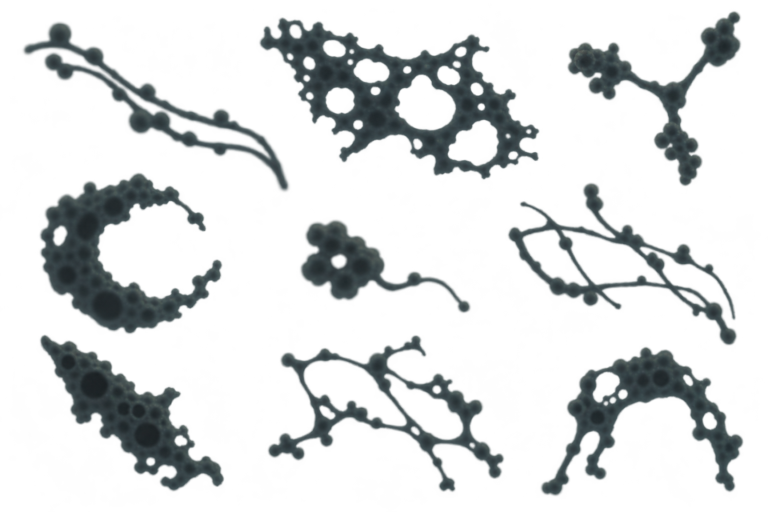
#> input picture Art/Environment/close_foreground_out_of_plane/Nine blurred porous foreground fragments.png, 1536 x 1024 px (shown at 1/2 size)
$ python split_decoration_sheets.py
#> lines starting #> are read from the running program, lines starting #| are printed output that depends on the picture
"""Cut decoration sprite sheets into individual PNGs.

Mirrors the client's old flood fill: 4-connected components above an alpha
threshold, dropping specks under the minimum area, then padding each sprite
by a few pixels. Output names follow the same sheet order and top-to-bottom
sort, so fragment_00 and the rest stay the sprites already placed in the world.

Run from anywhere:
  python Art/_tools/split_decoration_sheets.py
"""

from __future__ import annotations

import json
from pathlib import Path

import numpy as np
from PIL import Image

ROOT = Path(__file__).resolve().parents[1] / "Environment"
OUT = ROOT / "decorations" / "cut"

SHEETS = [
    ("close_foreground_out_of_plane", "Nine blurred porous foreground fragments.png", "fore", "Fragment", 48, 8000, 8),
    ("close_foreground_out_of_plane", "Six Blurred Porous Foreground Fragments (1).png", "fore", "Fragment", 48, 8000, 8),
    ("far_background_out_of_plane", "Defocused curved tendril sprite sheet.png", "back", "Tendril", 24, 4000, 8),
    ("far_background_out_of_plane", "Eight delicate curved tendril assets.png", "back", "Tendril", 24, 2500, 8),
    ("far_background_out_of_plane", "Faint microscopic tendril asset sheet.png", "back", "Tendril", 16, 2000, 8),
    ("far_background_out_of_plane", "Dim background rock sprite sheet.png", "back", "Rock", 24, 8000, 8),
    ("far_background_out_of_plane", "Twelve Dim Microscopic Rock Formations.png", "back", "Rock", 24, 8000, 8),
    ("decorations", "Porous Microscopic Edge Extension Sheet.png", "mid", "Edge", 24, 4000, 6),
]


def split_sheet(alpha: np.ndarray, threshold: int, min_area: int, pad: int) -> tuple[np.ndarray, list[dict]]:
    height, width = alpha.shape
    count = width * height
    mask = (alpha.reshape(-1) > threshold).astype(np.uint8)
    seen = np.zeros(count, np.uint8)
    owner = np.zeros(count, np.int32)
    stack = np.empty(count, np.int32)
    members = np.empty(count, np.int32)
    boxes: list[dict] = []
    written = 0
    next_id = 1
    for start in range(count):
        if mask[start] == 0 or seen[start]:
            continue
        top = 0
        stack[0] = start
        top = 1
        seen[start] = 1
        member_start = written
        min_x = width
        min_y = height
        max_x = 0
        max_y = 0
        while top > 0:
            top -= 1
            index = int(stack[top])
            members[written] = index
            written += 1
            x = index % width
            y = index // width
            if x < min_x:
                min_x = x
            if y < min_y:
                min_y = y
            if x > max_x:
                max_x = x
            if y > max_y:
                max_y = y
            if x > 0 and mask[index - 1] and not seen[index - 1]:
                seen[index - 1] = 1
                stack[top] = index - 1
                top += 1
            if x + 1 < width and mask[index + 1] and not seen[index + 1]:
                seen[index + 1] = 1
                stack[top] = index + 1
                top += 1
            if y > 0 and mask[index - width] and not seen[index - width]:
                seen[index - width] = 1
                stack[top] = index - width
                top += 1
            if y + 1 < height and mask[index + width] and not seen[index + width]:
                seen[index + width] = 1
                stack[top] = index + width
                top += 1
        if written - member_start < min_area:
            continue
        box_id = next_id
        next_id += 1
        boxes.append({"id": box_id, "minX": min_x, "minY": min_y, "maxX": max_x + 1, "maxY": max_y + 1})
        owner[members[member_start:written]] = box_id

    dist = np.full(count, 255, np.uint8)
    queue = np.empty(count, np.int32)
    head = 0
    tail = 0
    for index in np.flatnonzero(owner):
        dist[index] = 0
        queue[tail] = index
        tail += 1
    while head < tail:
        index = int(queue[head])
        head += 1
        if dist[index] >= pad:
            continue
        x = index % width
        y = index // width
        nxt = int(dist[index]) + 1
        box_id = int(owner[index])
        box = boxes[box_id - 1]
        if x > 0 and owner[index - 1] == 0 and dist[index - 1] == 255:
            owner[index - 1] = box_id
            dist[index - 1] = nxt
            queue[tail] = index - 1
            tail += 1
            if x - 1 < box["minX"]:
                box["minX"] = x - 1
        if x + 1 < width and owner[index + 1] == 0 and dist[index + 1] == 255:
            owner[index + 1] = box_id
            dist[index + 1] = nxt
            queue[tail] = index + 1
            tail += 1
            if x + 2 > box["maxX"]:
                box["maxX"] = x + 2
        if y > 0 and owner[index - width] == 0 and dist[index - width] == 255:
            owner[index - width] = box_id
            dist[index - width] = nxt
            queue[tail] = index - width
            tail += 1
            if y - 1 < box["minY"]:
                box["minY"] = y - 1
        if y + 1 < height and owner[index + width] == 0 and dist[index + width] == 255:
            owner[index + width] = box_id
            dist[index + width] = nxt
            queue[tail] = index + width
            tail += 1
            if y + 2 > box["maxY"]:
                box["maxY"] = y + 2
    boxes.sort(key=lambda box: (box["minY"], box["minX"]))
    return owner.reshape(height, width), boxes


def main() -> None:
    OUT.mkdir(parents=True, exist_ok=True)
    counts: dict[str, int] = {}
    manifest: list[dict[str, str]] = []
    for folder, name, group, label, threshold, min_area, pad in SHEETS:
        path = ROOT / folder / name
        image = np.array(Image.open(path).convert("RGBA"))
#> image is the input picture: shape (1024, 1536, 4); mean R, G, B, A 46, 56.8, 58.9, 48.4
        owner, boxes = split_sheet(image[:, :, 3], threshold, min_area, pad)
#> after the loop in split_sheet, `for start in range(count):`: boxes = 9 items; next_id = 10; written = 332092
#> the loop in split_sheet, `for index in np.flatnonzero(owner):` made 332092 passes
#> index on passes 1 to 3: 36792, 36793, 36794
#> the loop in split_sheet, `while head < tail:` made 476977 passes
#> (index, x, y, box_id, tail) on passes 1, 2, 3, 4, 5, 6, 7, 8, 9, 20, 21, 36: (36792, 1464, 23, 1, 332094), (36793, 1465, 23, 1, 332095), (36794, 1466, 23, 1, 332096), (36795, 1467, 23, 1, 332097), (36796, 1468, 23, 1, 332098), (36797, 1469, 23, 1, 332099), (36798, 1470, 23, 1, 332100), (36799, 1471, 23, 1, 332102), (38326, 1462, 24, 1, 332104), (38337, 1473, 24, 1, 332106), (39860, 1460, 25, 1, 332108), (39875, 1475, 25, 1, 332110)
#> (index, x, y, box_id) on passes 10 to 15: (38327, 1463, 24, 1), (38328, 1464, 24, 1), (38329, 1465, 24, 1), (38330, 1466, 24, 1), (38331, 1467, 24, 1), (38332, 1468, 24, 1)
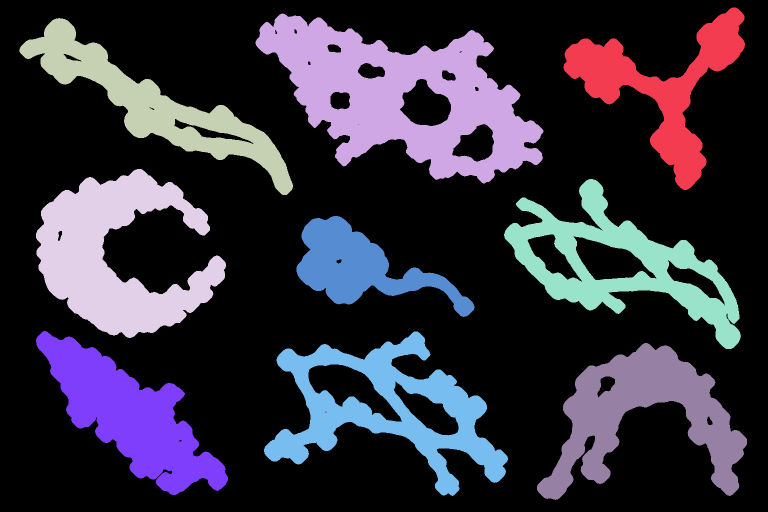
#> owner: shape (1024, 1536) int32 (shown at 1/2 size); 10 distinct labels, from 0 to 9; one colour per label, 0 black
        print(f"{label:10} {len(boxes):3}  {name}")
#| Fragment     9  Nine blurred porous foreground fragments.png
        for box in boxes:
            index = counts.get(label, 0)
            counts[label] = index + 1
            file_name = f"{label.lower()}_{index:02d}.png"
            min_x, min_y, max_x, max_y = box["minX"], box["minY"], box["maxX"], box["maxY"]
            crop = image[min_y:max_y, min_x:max_x].copy()
            crop[:, :, 3] = np.where(owner[min_y:max_y, min_x:max_x] == box["id"], crop[:, :, 3], 0)
            Image.fromarray(crop, "RGBA").save(OUT / file_name)
            manifest.append({"file": file_name, "group": group, "label": label})
#> this loop made 9 passes
#> box on passes 3, 4, 7: {'id': 3, 'minX': 39, 'minY': 36, 'maxX': 586, 'maxY': 390}, {'id': 4, 'minX': 72, 'minY': 338, 'maxX': 452, 'maxY': 676}, {'id': 7, 'minX': 72, 'minY': 662, 'maxX': 456, 'maxY': 990}
#> pass 1, in main, `crop = image[min_y:max_y, min_x:max_x].copy()`:
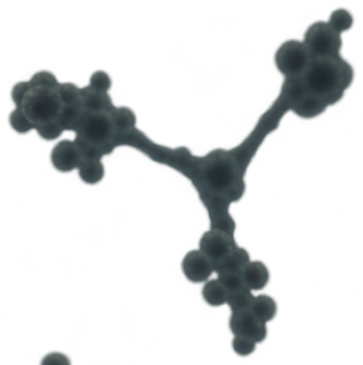
#> crop: shape (365, 363, 4); mean R, G, B, A 49, 59.6, 61.1, 49.4; transparent parts drawn white
#> pass 1, in main, `Image.fromarray(crop, "RGBA").save(OUT / file_name)`:
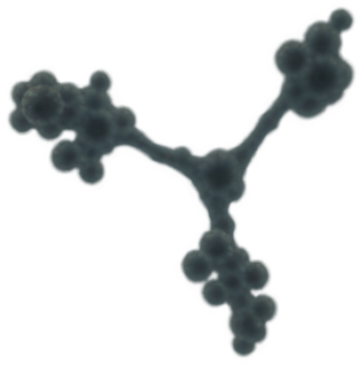
#> saved as fragment_00.png: PIL image 363x365 RGBA; mean R, G, B, A 49, 59.6, 61.1, 48.8; transparent parts drawn white
#> pass 2, in main, `crop = image[min_y:max_y, min_x:max_x].copy()`:
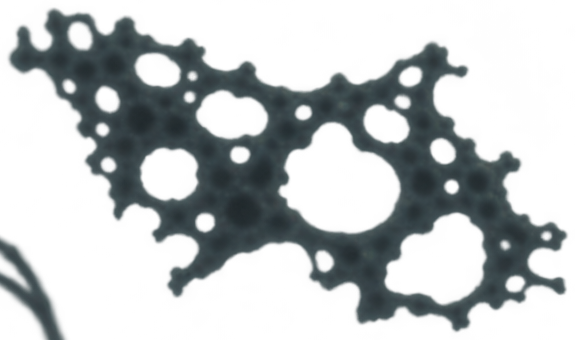
#> crop: shape (340, 576, 4); mean R, G, B, A 53, 65.3, 68.5, 83.9; transparent parts drawn white
#> pass 2, in main, `Image.fromarray(crop, "RGBA").save(OUT / file_name)`:
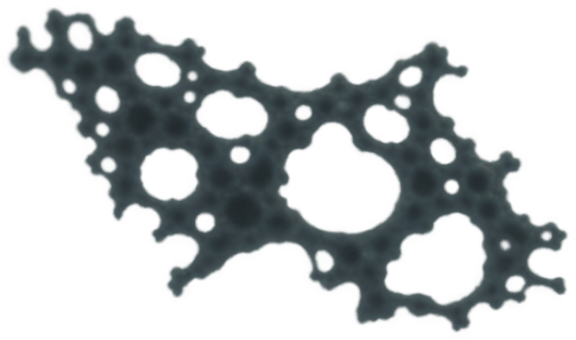
#> saved as fragment_01.png: PIL image 576x340 RGBA; mean R, G, B, A 53, 65.3, 68.5, 81.1; transparent parts drawn white
#> after the loop:
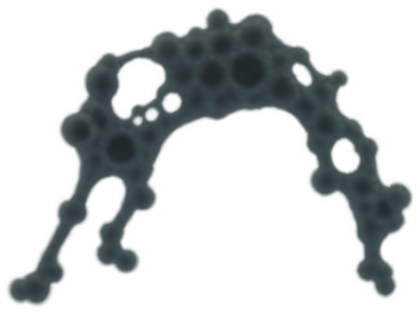
#> crop: shape (314, 420, 4); mean R, G, B, A 49, 61.1, 63.7, 67.5; transparent parts drawn white
#> pass 2 of the loop in main, `for folder, name, group, label, threshold, min_area, pad in SHEETS:`:
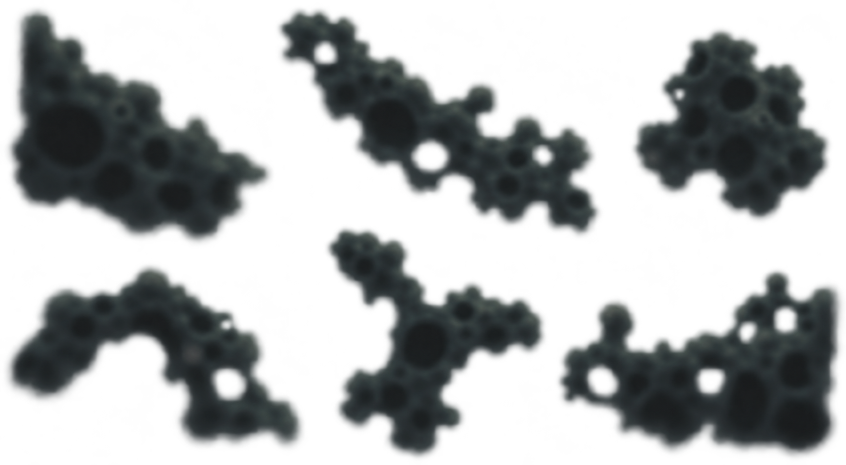
#> input picture Art/Environment/close_foreground_out_of_plane/Six Blurred Porous Foreground Fragments (1).png, 1692 x 930 px (shown at 1/2 size)
#> in main, image is the input picture: shape (930, 1692, 4); mean R, G, B, A 20.8, 24.4, 25, 93.8
#> the loop in split_sheet (call 2), `for index in np.flatnonzero(owner):` made 647536 passes
#> index on passes 1 to 3: 33914, 33915, 33916
#> in main, `owner, boxes = split_sheet(image[:, :, 3], threshold, min_area, pad)`:
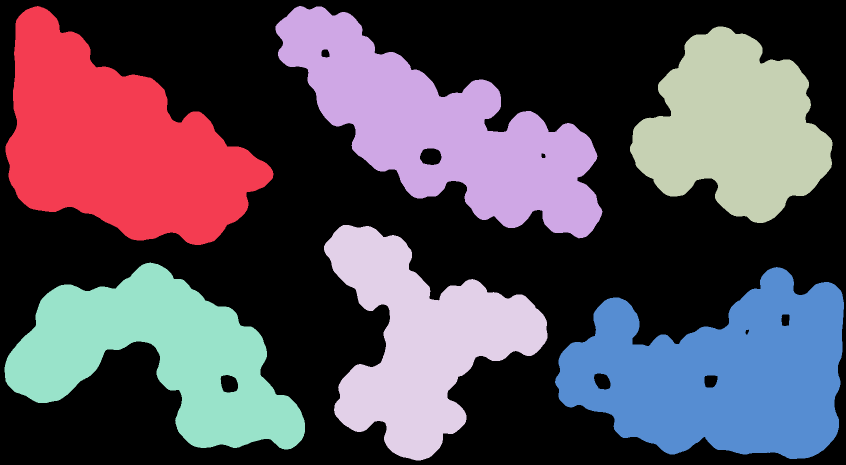
#> owner: shape (930, 1692) int32 (shown at 1/2 size); 7 distinct labels, from 0 to 6; one colour per label, 0 black
#| Fragment     6  Six Blurred Porous Foreground Fragments (1).png
#> the loop in main, `for box in boxes:` made 6 passes
#> box on passes 1, 5: {'id': 1, 'minX': 11, 'minY': 12, 'maxX': 547, 'maxY': 490}, {'id': 5, 'minX': 9, 'minY': 525, 'maxX': 610, 'maxY': 899}
#> after the loop in main, `for box in boxes:`:
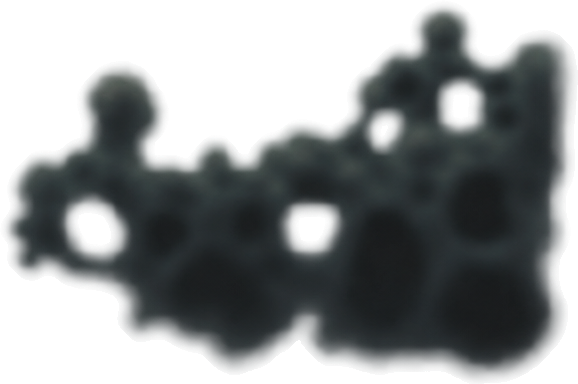
#> crop: shape (384, 578, 4); mean R, G, B, A 27.8, 32.4, 33.4, 129.2; transparent parts drawn white
    (OUT / "index.json").write_text(json.dumps({"sprites": manifest}, indent=2) + "\n", encoding="utf-8")
    print("wrote", len(manifest), "sprites to", OUT)


if __name__ == "__main__":
#> (the run stopped early here; a loop or call above may not have finished)
